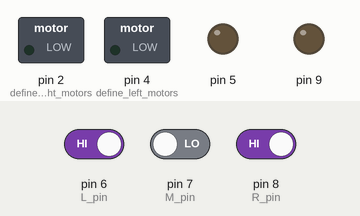
This sketch was run on a simulated Arduino Uno, built with avr-gcc and run on an emulated ATmega328P. Shown: switched loads named in the sketch (green lamp = pin HIGH), output pins drawn as LEDs (lit = HIGH). The test bench sets the inputs (shaded band); at power-on: pin 6 (L_pin) HIGH, pin 8 (R_pin) HIGH, pin 7 (M_pin) LOW.

Above: at 1.2 s.
1.3 s: pin 6 (L_pin) driven LOW
At 1.7 s:
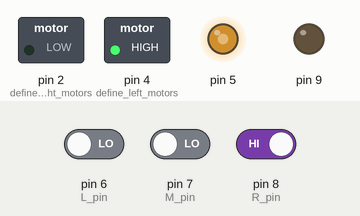
2.8 s: pin 8 (R_pin) driven LOW
At 4.1 s:
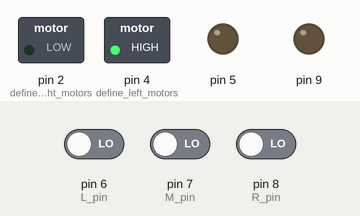
4.4 s: pin 7 (M_pin) driven HIGH
At 5.2 s:
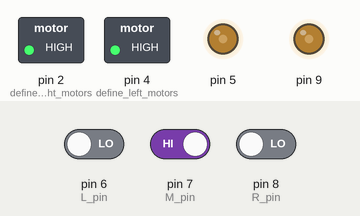
5.9 s: pin 6 (L_pin) driven HIGH
At 6.4 s:
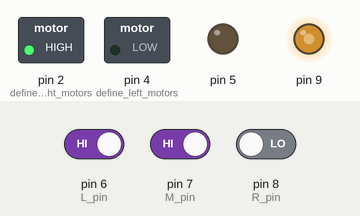
7.4 s: pin 8 (R_pin) driven HIGH
At 8.7 s:
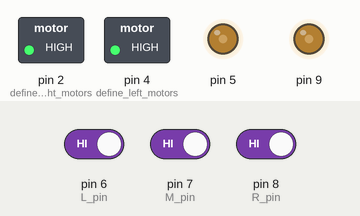
9.0 s: pin 6 (L_pin) driven LOW and pin 7 (M_pin) driven LOW and pin 8 (R_pin) driven LOW
At 9.9 s:
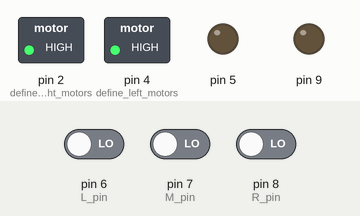
Timing chart, 0 to 11.5 s (numbered marks = the images above; inputs shaded):
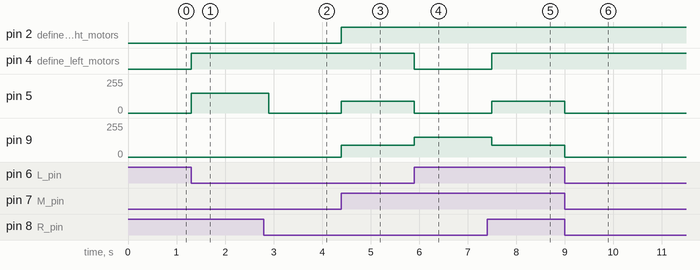

The sketch:

line_tracker_car.ino
```cpp
//Fabian Lessmark
//2024-02-26

//This code controlls three color sensors that indicate on black and white.
//The code then checks the value of the sensors with the help of if-statements
//and stears the car in the right direction. The car is driven by 4 motors. This
//project is a linefollowing car that can follow a black line on a white surface.

int L_pin = 6; //pin for left line tracking sensor
int M_pin = 7; //pin for middle line tracking sensor
int R_pin = 8; //pin for right line tracking sensor
int val_L,val_R,val_M; //define variables for three sensors

void setup(){
  Serial.begin(9600);

  pinMode(4, OUTPUT); // define left motors, output
  pinMode(2, OUTPUT); // define right motors, output

  pinMode(L_pin, INPUT); // define left sensor, input
  pinMode(M_pin, INPUT); // define middle sensor, input
  pinMode(R_pin, INPUT); // define right sensor, input

}

void loop(){
  val_L = digitalRead(L_pin); // Read the left sensor
  val_M = digitalRead(M_pin); // Read the middle sensor
  val_R = digitalRead(R_pin); // Read the right sensor


  /* decision making statement (if statement) checks the given value from the sensors.
  If the stetement is correct it will call the given function */
  //0=white
  //1=black
  if (val_R == 0 && val_M == 1 && val_L == 0){  // if left and right sensor sense white and the middle sense black --> move formward
    MoveForward();
  }
  else if (val_R == 1 && val_M == 1 && val_L == 1){ // else if left, right and middle sensor sense black --> move formward
    MoveForward();
  }
  else if (val_R == 0 && val_M == 1 && val_L == 1){ // else if right sensor sense white and the middle and the right sense black --> turn left
    TurnLeft();
  }
  else if (val_R == 0 && val_M == 0 && val_L == 1){ // else if right and middle sensor sense white and the left sense black --> turn left
    TurnLeft();
  }
  else if (val_R == 1 && val_M == 1 && val_L == 0){ // else if left sensor sense white and the middle and the right sense black --> turn right
    TurnRight();
  }
  else if (val_R == 1 && val_M == 0 && val_L == 0){ // else if left and middle sensor sense white and the right sense black --> turn right
    TurnRight();
  }
  else if (val_R == 0 && val_M == 0 && val_L == 0){ // else if all the sensor sense white --> stop
    Stop();
  }

}

// function that move the car forward
void MoveForward(){
  digitalWrite(4,HIGH); // left motors on
  analogWrite(5,90); // controlls the speed
  digitalWrite(2,HIGH); // right motors on
  analogWrite(9,90); // controlls the speed
}

// function that move the car backwards (does not use, only for testing but keeps it to show how i started)
void MoveBackwards(){
  digitalWrite(4,LOW); // left motors off
  analogWrite(5,90); // controlls the speed
  digitalWrite(2,LOW); // right motors off
  analogWrite(9,90); // controlls the speed

}

// function that turn the car left
void TurnLeft(){
  digitalWrite(4,LOW); // left motors off
  analogWrite(5,0); // controlls the speed
  digitalWrite(2,HIGH); // right motors on
  analogWrite(9,150); // controlls the speed
  delay(200);

}

// function that turn the car right
void TurnRight(){
  digitalWrite(4,HIGH); // left motors on
  analogWrite(5,150); // controlls the speed
  digitalWrite(2,LOW); // right motors off
  analogWrite(9,0); // controlls the speed
  delay(200);

}

// function that stops the car
void Stop(){
  analogWrite(5,0); // controlls the speed, stopping --> speed = 0
  analogWrite(9,0); // controlls the speed, stopping --> speed = 0
}
```

Measured:
- after the input at 1.3 s, pin 4 (define_left_motors): LOW → HIGH at once; pin 5: 0/255 → 150/255 at once
- after the input at 2.8 s, pin 5: 150/255 → 0/255 after 0.10 s
- after the input at 4.4 s, pin 2 (define_right_motors): LOW → HIGH at once; pin 5, pin 9: 0/255 → 90/255 at once
- after the input at 5.9 s, pin 4 (define_left_motors): HIGH → LOW at once; pin 5: 90/255 → 0/255 at once; pin 9: 90/255 → 150/255 at once
- after the input at 7.4 s, pin 4 (define_left_motors): LOW → HIGH after 0.10 s; pin 5: 0/255 → 90/255 after 0.10 s; pin 9: 150/255 → 90/255 after 0.10 s
- after the input at 9.0 s, pin 5, pin 9: 90/255 → 0/255 at once
